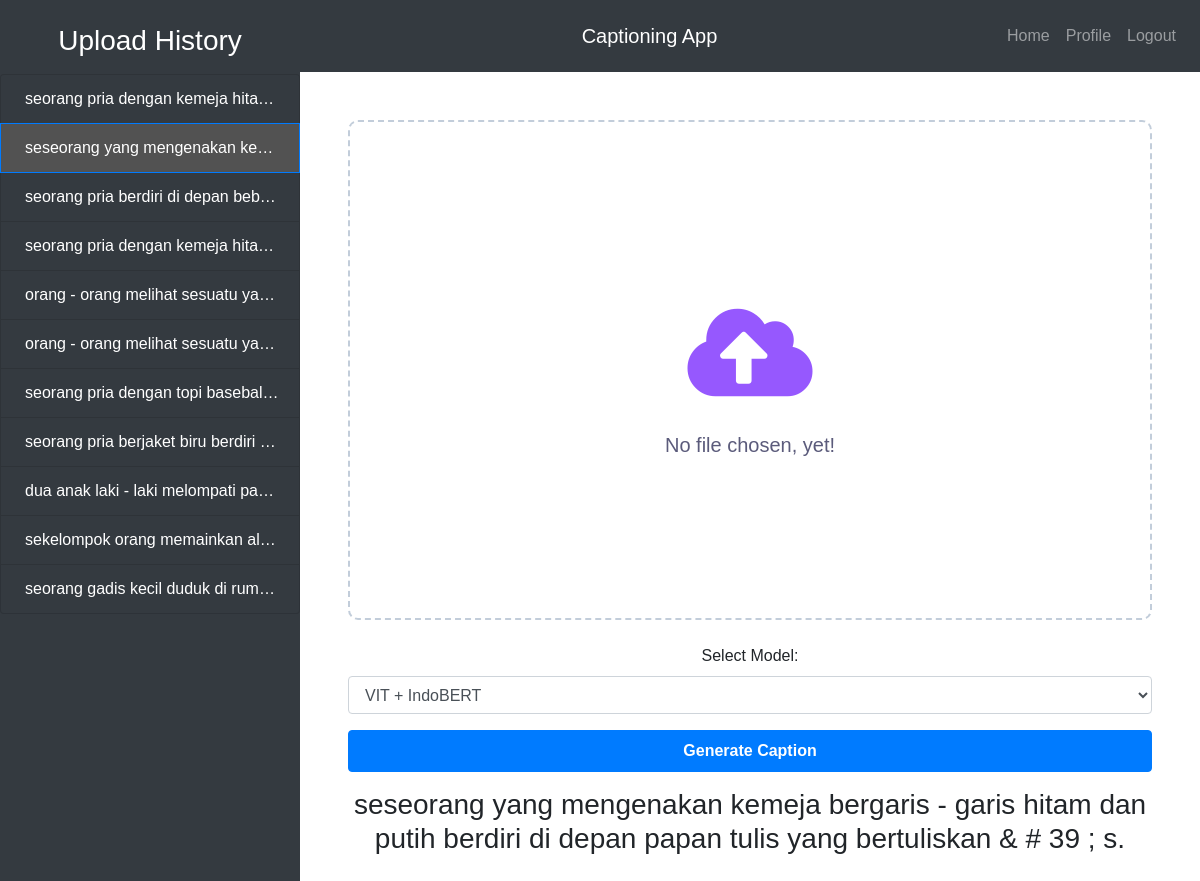
Screenshot of /?generation_id=10 (signed in) with the database file from the repository.
### app/models.py (models this page shows)
class PredictHistory(db.Model):
    id = db.Column(db.Integer, primary_key=True)
    user_id = db.Column(db.Integer, db.ForeignKey('user.id'), nullable=False)
    image_file = db.Column(db.String(100), nullable=False, unique=True)
    caption = db.Column(db.String(100), nullable=False)
    generated_date = db.Column(db.DateTime, nullable=False)

### app/main.py (the view)
@main.route('/')
@login_required
def index():
    user_id = current_user.id
    histories = PredictHistory.query.filter_by(user_id=user_id).order_by(PredictHistory.generated_date.desc())
    if "generation_id" in request.args:
        generation_id = request.args["generation_id"]
        pred_hist = PredictHistory.query.get(int(generation_id))
        if not pred_hist:
            flash("This generation doesn't exist or already deleted")
            return redirect(url_for("main.index"))
        return render_template('index.html', histories=histories, image_path=pred_hist.image_file, caption=pred_hist.caption)
    else:
        return render_template('index.html', histories=histories, image_path="", caption="")

### app/__init__.py (called while the page is built)
def create_app():
    app = Flask(__name__)
    app.config['SECRET_KEY'] = 'imagecaptionbryan'
    app.config['SQLALCHEMY_DATABASE_URI'] = 'sqlite:///db.sqlite'
    db.init_app(app)
    login_manager = LoginManager()
    login_manager.login_view = 'auth.login'
    login_manager.init_app(app)
    @login_manager.user_loader
    def load_user(user_id):
        return User.query.get(int(user_id))
    from .models import User, PredictHistory
    with app.app_context():
        db.create_all()
    from .auth import auth as auth_blueprint
    app.register_blueprint(auth_blueprint)
    from .main import main as main_blueprint
    app.register_blueprint(main_blueprint)
    return app

### app/templates/index.html (shortened to what this page needs)
{% extends "base.html" %}
{% block sidebar %}
<div class="h-100 bg-dark text-white overflow-auto py-4">
    <h3 class="text-center mb-3">Upload History</h3>
    <ul class="list-group" id="history-list">
        {% for history in histories %}
        {% if request.args.get('generation_id') == history.id|string %}
        <a href="{{ url_for('main.index') + '?generation_id=' + history.id|string }}"
            class="list-group-item list-group-item-action text-white text-nowrap text-truncate pl-4 show active">{{
            history.caption }}</a>
        {% else %}
        <a href="{{ url_for('main.index') + '?generation_id=' + history.id|string }}"
            class="list-group-item list-group-item-action text-white text-nowrap text-truncate pl-4 show">{{ history.caption
            }}</a>
        {% endif %}
        {% endfor %}
    </ul>
</div>
{% endblock %}
{% block content %}
<link rel="stylesheet" href="https://cdnjs.cloudflare.com/ajax/libs/font-awesome/5.15.3/css/all.min.css" />
<div class="contrainer-fluid overflow-auto">
    <div class="container text-center flex-grow-1 p-5">
        <div class="wrapper mb-4">
            <div class="image" role="button" onclick="defaultBtnActive()">
            </div>
            <div class="content">
                <div class="icon">
                    <i class="fas fa-cloud-upload-alt"></i>
                </div>
                <div class="text">
                    No file chosen, yet!
                </div>
            </div>
        </div>
        <label for="captioner">Select Model:</label>
        <select id="captioner" class="form-control">
            <option value="vit-indobert">VIT + IndoBERT</option>
        </select>
        <button class="btn btn-primary w-100 p-2 font-weight-bold mt-3" id="generateButton"
            onclick="generate_caption()">Generate Caption</button>
        <h3 id="resultLabel" class="mt-3">{{ caption }}</h3>
    </div>
</div>
{% endblock %}

### app/templates/base.html (style rules this page uses)
html, body { height: 100%; font-family: sans-serif, "Helvetica Neue", Arial, "Apple Color Emoji", "Segoe UI Emoji", "Segoe UI Symbol"; }

### app/templates/index.html (style rules this page uses)
.list-group-item { background-color: #343a40; }
.list-group-item.active { background-color: rgb(82, 82, 82); }
.wrapper { position: relative; height: 500px; width: 100%; border-radius: 10px; background: #fff; border: 2px dashed #c2cdda; display: flex; align-items: center; justify-content: center; overflow: hidden; }
.wrapper .image { position: absolute; height: 100%; width: 100%; display: flex; align-items: center; justify-content: center; }
.wrapper .icon { font-size: 100px; color: #9658fe; }
.wrapper .text { font-size: 20px; font-weight: 500; color: #5B5B7B; }
ul a { transition: all 0.5s ease-out; opacity: 0; }
ul a.show { opacity: 1; }

### rows the page displays
PredictHistory: caption "seorang pria dengan kemeja hita…"
PredictHistory: caption "seseorang yang mengenakan ke…", caption "seseorang yang mengenakan kemeja bergaris - garis hitam dan putih berdiri di depan papan tulis yang bertuliskan & # 39 ; s."
PredictHistory: caption "seorang pria berdiri di depan beb…"
PredictHistory: caption "seorang pria dengan kemeja hita…"
PredictHistory: caption "orang - orang melihat sesuatu ya…"
PredictHistory: caption "orang - orang melihat sesuatu ya…"
PredictHistory: caption "seorang pria dengan topi basebal…"
PredictHistory: caption "seorang pria berjaket biru berdiri…"
PredictHistory: caption "dua anak laki - laki melompati pa…"
PredictHistory: caption "sekelompok orang memainkan al…"
PredictHistory: caption "seorang gadis kecil duduk di rum…"
